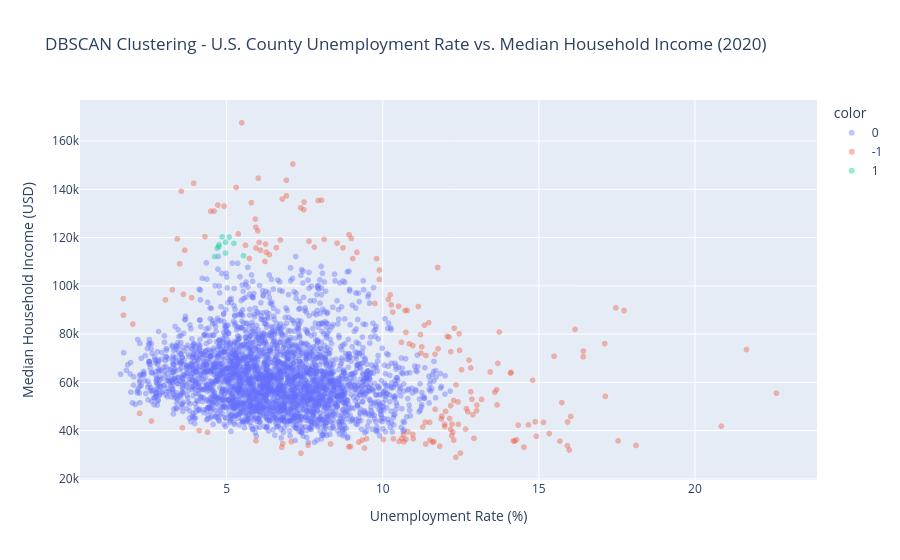

The notebook cell saved with this chart:
### Code cell
fig = px.scatter(x=unemployment_rate, y=median_household_income, color=county_2020['cluster'].astype(str), opacity=0.4,
                 title="DBSCAN Clustering - U.S. County Unemployment Rate vs. Median Household Income (2020)",
                 labels= {'x': 'Unemployment Rate (%)', 'y': 'Median Household Income (USD)'})
# fig.update_traces(marker=dict(size=3))
fig.show()

### Figure 1 — Plotly figure (JSON) as saved in the notebook; plotly's stock layout.template omitted (floating-point values rounded to 4 significant figures; data arrays with more than 128 entries replaced by an {"elided": "..."} marker saying what was removed)
{"data": [{"hovertemplate": "color=0<br>Unemployment Rate (%)=%{x}<br>Median Household Income (USD)=%{y}<extra></extra>", "legendgroup": "0", "marker": {"color": "#636efa", "opacity": 0.4, "symbol": "circle"}, "mode": "markers", "name": "0", "showlegend": true, "type": "scattergl", "x": {"elided": "2941 float values"}, "xaxis": "x", "y": {"elided": "2941 float values"}, "yaxis": "y"}, {"hovertemplate": "color=-1<br>Unemployment Rate (%)=%{x}<br>Median Household Income (USD)=%{y}<extra></extra>", "legendgroup": "-1", "marker": {"color": "#EF553B", "opacity": 0.4, "symbol": "circle"}, "mode": "markers", "name": "-1", "showlegend": true, "type": "scattergl", "x": {"elided": "191 float values"}, "xaxis": "x", "y": {"elided": "191 float values"}, "yaxis": "y"}, {"hovertemplate": "color=1<br>Unemployment Rate (%)=%{x}<br>Median Household Income (USD)=%{y}<extra></extra>", "legendgroup": "1", "marker": {"color": "#00cc96", "opacity": 0.4, "symbol": "circle"}, "mode": "markers", "name": "1", "showlegend": true, "type": "scattergl", "x": [4.757, 4.747, 5.537, 4.964, 4.612, 5.233, 5.08, 4.854, 4.963, 4.695], "xaxis": "x", "y": [117100.0, 116200.0, 112500.0, 118100.0, 112200.0, 117600.0, 120200.0, 120300.0, 113600.0, 115600.0], "yaxis": "y"}], "layout": {"legend": {"title": {"text": "color"}, "tracegroupgap": 0}, "title": {"text": "DBSCAN Clustering - U.S. County Unemployment Rate vs. Median Household Income (2020)"}, "xaxis": {"anchor": "y", "domain": [0, 1], "title": {"text": "Unemployment Rate (%)"}}, "yaxis": {"anchor": "x", "domain": [0, 1], "title": {"text": "Median Household Income (USD)"}}}}
